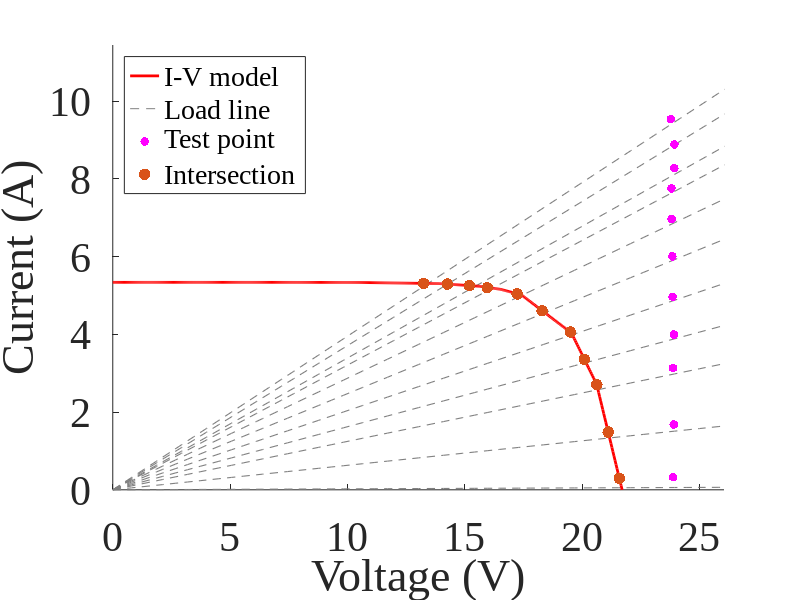

Write the MATLAB code that produced this figure.
clc; clear; close all;
%% 1) Panel Parameters

Vmp = 17.4; % Maximum Power Voltage (V)
Imp = 5.02;  % Maximum Power Current (A)
Voc = 21.7; % Open-Circuit Voltage (V)
Isc = 5.34;  % Short-Circuit Current (A)

%% 2) Simplified exponential equation constant

% This constant 'c' is derived from a simplified exponential model,

c = - (Voc - Vmp) / log(1 - Imp / Isc);

%% 3) Characteristic Points for the linear interpolation

points_V = [
    0;
    0.2 * Vmp;
    0.4 * Vmp;
    0.6 * Vmp;
    0.8 * Vmp;       
    0.9 * Vmp;
    0.95 * Vmp;
    Vmp;
    (Vmp + Voc) / 2;          
    0.9 * Voc;
    0.95 * Voc;
    Voc
];
points_I = Isc * (1 - exp((points_V - Voc) / c)); % Current derived from the simplified exp model

%% 4) Linear Interpolation

% Initialization of coefficients for the linear interpolation
coeffs = zeros(length(points_V) - 1, 2);
for i = 1:length(points_V) - 1
    a = (points_I(i + 1) - points_I(i)) / (points_V(i + 1) - points_V(i));
    b = points_I(i) - a * points_V(i);
    coeffs(i,:) = [a, b]; % Store [a, b] in each row
end
pv_model = @(V_in) piecewise_pv_model(V_in, points_V, coeffs);
function I_out = piecewise_pv_model(V_in, points_V, coeffs)
    I_out = zeros(size(V_in)); % Initialize the output current array
    for k = 1:numel(V_in) % Iterate over each voltage input
        V = V_in(k);
        found = false;
        for i = 1:length(points_V) - 1
            % Use a small tolerance for floating-point comparisons
            tol = 1e-9;
            if (V >= (points_V(i) - tol) && V <= (points_V(i + 1) + tol))
                a = coeffs(i, 1);
                b = coeffs(i, 2);
                I_out(k) = a * V + b;
                found = true;
                break;
            end
        end
        if ~found
            % If V is outside all segments, typically 0 for V > Voc and V < 0
            if V < points_V(1) || V > points_V(end)
                 I_out(k) = 0; % Or handle as needed
            else
                 % This case should ideally not be reached if segments cover the range
                 I_out(k) = NaN; 
            end
        end
    end
end

%% 5) Provided Data: (R, V_test, I_test, V*, I*)
measurements = [
    
     % ---------------------KC200GT---------------------
     % 3.699029126,30.056282,7.876191,15.578393,4.082288;
     % 4.289340102,30.050781,7.080119,17.230631,4.059626;
     % 4.693298969,29.872391,6.489758,18.552963,4.030620;
     % 4.913265306,29.879427,6.065750,19.599977,3.978944;
     % 5.397849462,29.889881,5.765186,20.419359,3.938504;
     % 5.911111111,29.917889,5.258528,21.612139,3.798665;
     % 6.507204611,29.941908,4.745583,22.879311,3.626210;
     % 7.993311037,29.952457,3.937661,24.182100,3.179068;
     % 9.636015326,29.963566,3.255278,25.403482,2.759865;
     % 12.20283019,29.978542,2.608978,26.099630,2.271403;
     % 15.66272189,29.987871,2.071892,26.694136,1.844324;
     % 40.19117647,29.994781,0.951167,27.493385,0.871845;
     % 410.2941176,30.012428,0.284112,27.971466, 0.264791;

     % ---------------------KC85TS---------------------
     2.528599606,23.775753,9.540161,13.240793,5.312946;
     2.694552529,23.927464,8.889205,14.250062,5.293989;
     2.948207171,23.923685,8.276764,15.192984,5.256245;
     3.116,23.798820,7.758160,15.953911,5.200803;
     3.481404959,23.811413,6.968660,17.226923,5.041640;
     4.040540541,23.839123,6.009305,18.291187,4.610795;
     4.905370844,23.851524,4.968151,19.491007,4.059877;
     6.158385093,23.908186,3.995351,20.092628,3.357725;
     8.023622047,23.868225,3.134047,20.618151,2.707292;
     15.85606061,23.903660,1.681039,21.106844,1.484351;
     405.6603774,23.868862,0.325685,21.582323,0.294486;

     % ---------------Uni-Solar ES-62T-----------------
     % 2.159645233,22.119232,10.492447,10.140304,4.810140;
     % 2.591224018,21.972612,8.881744,11.602366,4.689895;
     % 2.891203704,22.107285,7.773019,12.875836,4.527201;
     % 3.356968215,21.984802,6.669855,14.143713,4.290987;
     % 3.854497354,22.010578,6.045714,14.959622,4.109006;
     % 5.061919505,22.015034,4.473690,16.689295,3.391443;
     % 6.518518519,22.034122,3.533989,17.921898,2.874441;
     % 9.083373964,22.046028,2.588672,18.896595,2.218861;
     % 18.08256881,22.052059,1.446311,19.905468,1.305524;
     % 58.02857143,22.056940,0.659405,20.491583,0.612608;
];

% Extract columns for easier use
if ~isempty(measurements)
    R_data = measurements(:, 1);
    V_magenta = measurements(:, 2); % V_test -> Magenta Points (Test Point)
    I_magenta = measurements(:, 3); % I_test -> Magenta Points (Test Point)
    V_black = measurements(:, 4);   % V* -> Black Points (Intersection)
    I_black = measurements(:, 5);   % I* -> Black Points (Intersection)
else
    R_data = []; V_magenta = []; I_magenta = []; V_black = []; I_black = [];
end

%% 6) Plotting (Figure Generation)

figure; 
hold on; %

max_V_plot = max([Voc, max(V_magenta), max(V_black)]);
min_I_plot = 0; 
max_I_plot = max([Isc, max(I_magenta), max(I_black)]) * 1.1; 

% 1. Plot "Load Lines" 
Rs_to_plot = unique(R_data); 
if isempty(Rs_to_plot)
    Rs_to_plot = [0.1, 0.5, 1:1:15, 20:5:50, 60:10:200, 300, 400, 500, 1000];
    Rs_to_plot = sort(Rs_to_plot);
end
V_line_range = linspace(0, max_V_plot * 1.1, 100); 
for r_val = Rs_to_plot'
    if isinf(r_val) % Open Circuit (I = 0)
        plot(V_line_range, zeros(size(V_line_range)), '--', 'LineWidth', 0.8, 'Color', [0.5 0.5 0.5], 'HandleVisibility', 'off');
    elseif r_val == 0 % Short Circuit (V = 0)
        plot(zeros(size(V_line_range)), linspace(0, max_I_plot, 100), '--', 'LineWidth', 0.8, 'Color', [0.5 0.5 0.5], 'HandleVisibility', 'off');
    else
        I_line = V_line_range ./ r_val;
        plot(V_line_range, I_line, '--', 'LineWidth', 0.8, 'Color', [0.5 0.5 0.5], 'HandleVisibility', 'off');
    end
end
h_load_line_legend = plot(NaN, NaN, '--', 'Color', [0.5 0.5 0.5], 'DisplayName', 'Load line');

% 2. Plot the I-V Model (PV Curve)
V_plot = linspace(0, Voc, 500);
I_plot = pv_model(V_plot);
h_model = plot(V_plot, I_plot, 'r-', 'LineWidth', 2, 'DisplayName', 'I-V model');

% 3. Plot "Test Points" (Magenta Points)s
h_test_point = []; 
if ~isempty(V_magenta)
    h_test_point = scatter(V_magenta, I_magenta, 40, 'm', 'filled', 'DisplayName', 'Test point');
end

% 4. Plot "Intersections" (Black Points)
h_intersection = []; 
if ~isempty(V_black) && ~isempty(I_black)
    h_intersection = scatter(V_black, I_black, 70, 'ks', 'filled', 'DisplayName', 'Intersection');
end

%% Plot Configurations

xlabel('Voltage (V)', 'FontSize', 30); 
ylabel('Current (A)', 'FontSize', 30); 

% Axis limits
xlim([0 1.2 * Voc]); 
ylim([0 1.2 * max(I_magenta)]); 
set(gca, 'FontSize', 30); 
grid off;

legend_handles = [h_model];
legend_labels = {'I-V model'};

if exist('h_load_line_legend', 'var') && ishandle(h_load_line_legend)
    legend_handles = [legend_handles, h_load_line_legend];
    legend_labels = [legend_labels, 'Load line'];
end
if ~isempty(h_test_point) && ishandle(h_test_point)
    legend_handles = [legend_handles, h_test_point];
    legend_labels = [legend_labels, 'Test point'];
end
if ~isempty(h_intersection) && ishandle(h_intersection)
    legend_handles = [legend_handles, h_intersection];
    legend_labels = [legend_labels, 'Intersection'];
end
leg = legend(legend_handles, legend_labels, 'Location', 'NorthWest', 'FontSize', 20); 

set(leg, 'Box', 'on'); 
set(findall(gcf, '-property','FontName'),'FontName','Times New Roman');
set(findall(gca, '-property','FontName'),'FontName','Times New Roman');
hold off; 